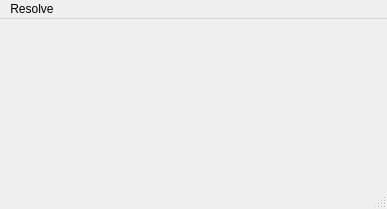
<?xml version="1.0" encoding="UTF-8"?>
<ui version="4.0">
 <class>MainWindow</class>
 <widget class="QMainWindow" name="MainWindow">
  <property name="geometry">
   <rect>
    <x>0</x>
    <y>0</y>
    <width>387</width>
    <height>209</height>
   </rect>
  </property>
  <property name="windowTitle">
   <string>MainWindow</string>
  </property>
  <widget class="QWidget" name="centralwidget">
   <widget class="QLabel" name="label">
    <property name="geometry">
     <rect>
      <x>110</x>
      <y>60</y>
      <width>141</width>
      <height>41</height>
     </rect>
    </property>
    <property name="text">
     <string/>
    </property>
   </widget>
  </widget>
  <widget class="QMenuBar" name="menubar">
   <property name="geometry">
    <rect>
     <x>0</x>
     <y>0</y>
     <width>387</width>
     <height>22</height>
    </rect>
   </property>
   <widget class="QMenu" name="menuResolve">
    <property name="title">
     <string>Resolve</string>
    </property>
    <addaction name="actionHost_IP"/>
    <addaction name="actionIP_Host"/>
    <addaction name="actionService_Port"/>
    <addaction name="actionPort_Service"/>
   </widget>
   <addaction name="menuResolve"/>
  </widget>
  <widget class="QStatusBar" name="statusbar"/>
  <action name="actionHost_IP">
   <property name="checkable">
    <bool>false</bool>
   </property>
   <property name="text">
    <string>Host -&gt; IP</string>
   </property>
  </action>
  <action name="actionIP_Host">
   <property name="text">
    <string>IP -&gt; Host</string>
   </property>
  </action>
  <action name="actionService_Port">
   <property name="text">
    <string>Service -&gt; Port</string>
   </property>
  </action>
  <action name="actionPort_Service">
   <property name="text">
    <string>Port -&gt; Service</string>
   </property>
  </action>
 </widget>
 <resources/>
 <connections/>
</ui>
